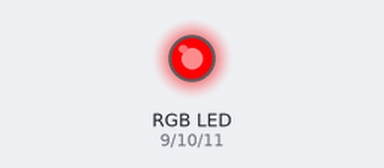
Recording of a sketch running on a simulated Arduino Uno, built with avr-gcc and run on an emulated ATmega328P. Parts: an RGB LED mixed from three pins (HIGH = lit). Dim RGB values are drawn brighter than linear.

Above: at 0.05 s.
At 0.95 s:
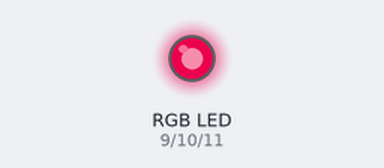
At 1.9 s:
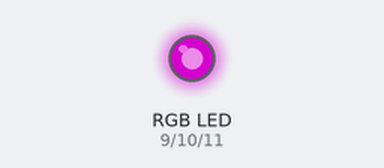
At 3.8 s:
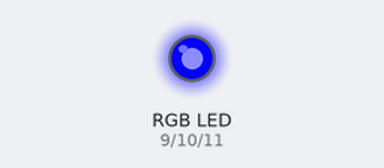
Timing chart, 0 to 8.9 s (numbered marks = the images above):
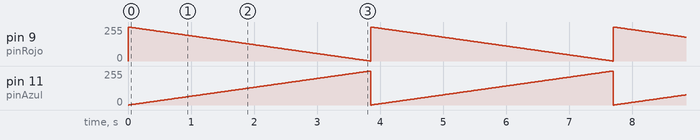

Measured:
- by itself, pin 9 (pinRojo): ramps from 255/255 to 0/255 and jumps back, once every 3.8 s
- by itself, pin 11 (pinAzul): ramps from 0/255 to 255/255 and jumps back, once every 3.8 s

The sketch:

Guion-7.ino
```cpp
int pinRojo = 9;
int pinVerde = 10;
int pinAzul = 11;

int gradoColor = 0;


void setup() {
  // put your setup code here, to run once:
  pinMode(pinRojo, OUTPUT);
   pinMode(pinVerde, OUTPUT);
   pinMode(pinAzul, OUTPUT);

}

void loop() {
  // put your main code here, to run repeatedly:
  analogWrite(pinRojo, 255 - gradoColor);
  analogWrite(pinAzul,gradoColor);
  analogWrite(pinVerde,0);
  delay(15);

  gradoColor++;
  if ( gradoColor > 255)
    gradoColor = 0;

}
```
